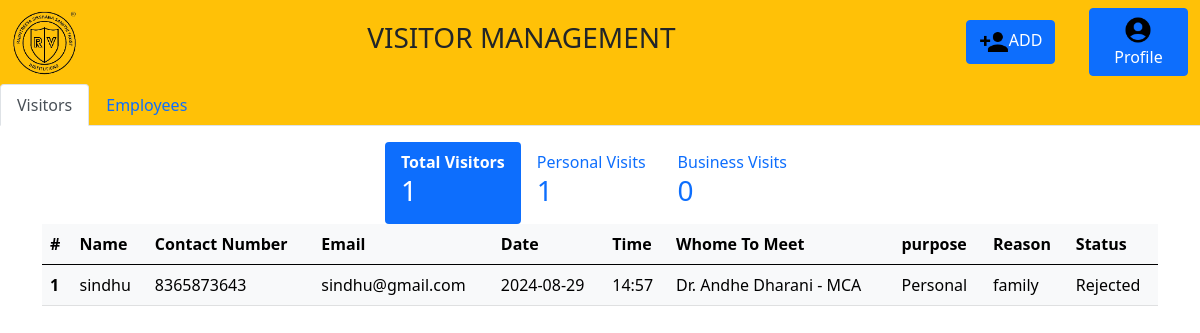
Page /FFdashboard (signed in) on the committed database.
### tables this page shows
CREATE TABLE "register1" (
	"name"	TEXT,
	"contact_number"	INTEGER,
	"email"	TEXT,
	"date"	TEXT,
	"time"	TEXT,
	"whom_to_meet"	TEXT,
	"purpose"	TEXT,
	"reason"	TEXT,
	"photo"	TEXT,
	"status"	TEXT,
	"id"	INTEGER,
	"department"	TEXT,
	PRIMARY KEY("id" AUTOINCREMENT)
);

### app.py (the view)
@app.get("/FFdashboard", response_class=HTMLResponse)
def FFdashboard(request:Request):
    isLogin = request.session.get('isLogin')
    role = request.session.get('role')
    email = request.session.get('email')
    users = db.executeQueryWithParams("select * from users where email =?", [email,])[0]
    name = users['name']
    department = users['department']
    contact_number = users['contact_number']
    date_of_birth = users['date_of_birth']
    pfp = users['pfp']
    whom_to_meet = name + " - " + department
    if role == 1:
        conn = sqlite3.connect("app.db")
        cursor = conn.cursor()
        admin= cursor.execute("SELECT * FROM users where email=?", (email,))
        cursor.execute("SELECT COUNT(*) FROM register1 where whom_to_meet =?", (whom_to_meet,))
        total_visitors = cursor.fetchone()
        cursor.execute("SELECT COUNT(*) FROM register1 where whom_to_meet =? and purpose ='Personal'",(whom_to_meet,))
        visitors_personal = cursor.fetchone()
        cursor.execute("SELECT COUNT(*) FROM register1 where whom_to_meet =? and purpose ='Business'",(whom_to_meet,))
        visitors_business = cursor.fetchone()
        admin_meeting = db.executeQueryWithParams("select * from register1 where whom_to_meet =? order by id DESC", [whom_to_meet])
        admin_meeting_personal = db.executeQueryWithParams("select * from register1 where whom_to_meet =? and purpose =? order by id DESC", [whom_to_meet,"Personal"])
        admin_meeting_business = db.executeQueryWithParams("select * from register1 where whom_to_meet =? and purpose =? order by id DESC", [whom_to_meet,"Business"])
        orders = db.executeQuery("select * from register1 order by id DESC")
        return templates.TemplateResponse("FFdashboard.html",{"request":request, "orders": orders, "admin_meeting": admin_meeting, "admin_meeting_personal": admin_meeting_personal, "admin_meeting_business":  admin_meeting_business, "email":email, "admin": admin, "total_visitors":total_visitors[0], "visitors_personal": visitors_personal[0], "visitors_business":visitors_business[0], "name": name, "department": department, "date_of_birth": date_of_birth, "contact_number":contact_number, "pfp": pfp})
    else:
        return "Unauthorized Access"

### templates/FFdashboard.html (shortened to what this page needs)
<!doctype html>
<html lang="en">
  <head>
    <link href="https://cdn.jsdelivr.net/npm/bootstrap@5.0.2/dist/css/bootstrap.min.css" rel="stylesheet">
  </head>
  <body>
    <nav class="navbar navbar-expand-lg navbar-light bg-warning">
      <div class="container-fluid">
           <img src="/static/imagesRV/logo.png" width="65" height="65"><h3>VISITOR MANAGEMENT</h3>
          <form class="d-flex">
            <div class="row align-items-center">
              <div class="col">
                <a href="/Fregister">
                <button type="button" class="btn btn-primary">
                <img src="/static/images/baseline_person_add_black_24dp.png" width="30" height="30">ADD</button>
                </a>
              </div>
              <div class="col">
                <button type="button" class="btn btn-primary" data-bs-toggle="modal" data-bs-target="#myModal">
                  <img src="/static/images/baseline_account_circle_black_24dp.png" width="30" height="30">
                  Profile
                  </button>
              </div>
            </div>
          </form>
      </div>
    </nav>
    <ul class="nav nav-tabs navbar-light bg-warning">
      <li class="nav-item">
        <a class="nav-link active" data-bs-toggle="tab" href="#Avisitors">Visitors</a>
      </li>
      <li class="nav-item">
        <a class="nav-link" href="/others">Employees</a>
      </li>
    </ul>
    <div class="tab-content">
      <div class="tab-pane container active" id="Avisitors">
        <div class="container mt-3">
          <div class="row">
             <ul class="nav nav-pills justify-content-center">
             <li class="nav-item">
               <a class="nav-link active" data-bs-toggle="tab" href="#Atotal"><b>Total Visitors</b><br><h3>{{ total_visitors }}</h3></a>
             </li>
             <li class="nav-item">
               <a class="nav-link" data-bs-toggle="tab" href="#Apersonal">Personal Visits<br><h3>{{ visitors_personal }}</h3></a>
             </li>
             <li class="nav-item">
               <a class="nav-link" data-bs-toggle="tab" href="#Abusiness">Business Visits<br><h3>{{ visitors_business }}</h3></a>
             </li>
            </ul>
          </div>
        </div>
      </div>
    </div>
      <div class="tab-content">
        <div class="tab-pane container active" id="Atotal">
          <div class="table-responsive">
            <table class="table table-light table-responsive">
              <thead>
                <tr>
                  <th scope="col">#</th>
                  <th>Name</th>
                  <th>Contact Number</th>
                  <th>Email</th>
                  <th>Date</th>
                  <th>Time</th>
                  <th>Whome To Meet</th>
                  <th>purpose</th>
                  <th>Reason</th>
                  <th>Status</th>
                </tr>
              </thead>
              <tbody>
                {% for meetings in admin_meeting %}
                    <tr>
                        <th scope="row">{{ loop.index }}</th>
                        <td>{{meetings.name}}</td>
                        <td>{{meetings.contact_number}}</td>
                        <td>{{meetings.email}}</td>
                        <td>{{meetings.date}}</td>
                        <td>{{meetings.time}}</td>
                        <td>{{meetings.whom_to_meet}}</td>
                        <td>{{meetings.purpose}}</td>
                        <td>{{meetings.reason}}</td>
                        {%if not meetings.status%}
                        <td>
                         <div class="btn-group" role="group" aria-label="Basic mixed styles example">
                          <form action="/Aauthorize?statuses=Accepted&id={{meetings.id}}" method="post">
                            <button type="submit" class="btn btn-success"><img src="/static/images/baseline_check_circle_black_24dp.png" width="23" height="23"></button>
                          </form>
                          <form action="/Aauthorize?statuses=Rejected&id={{meetings.id}}" method="post">
                            <button type="submit" class="btn btn-danger"><img src="/static/images/baseline_delete_black_24dp.png" width="23" height="23"></button>
                          </form>
                         </div>
                        </td>
                        {% elif meetings.status == "Accepted" %}
                        <td>
                          Accepted
                        </td>
                        {% else %}
                        <td>
                          Rejected
                        </td>
                        {% endif %}
                    </tr>
                    {% endfor %}
              </tbody>
            </table>
          </div>
        </div>
      </div>
  </body>
</html>

### rows in the picture
register1: name "sindhu", contact_number "8365873643", email "sindhu@gmail.com", date "2024-08-29", time "14:57", whom_to_meet "Dr. Andhe Dharani - MCA", purpose "Personal", reason "family", status "Rejected"

### other values in the picture
{{ total_visitors }} "1"
{{ visitors_personal }} "1"
{{ visitors_business }} "0"
